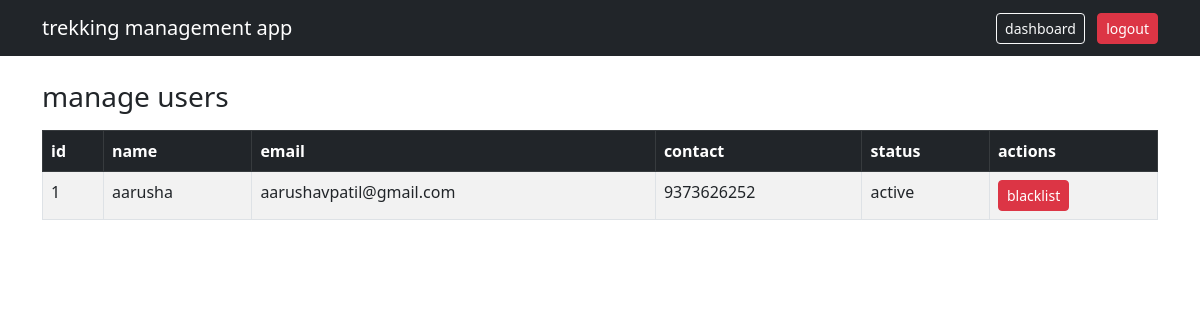
The app's page /admin/users (signed in) with its own data.
### database.py (models this page shows)
class User(db.Model):
    __tablename__ = 'user'
    id = db.Column(db.Integer, primary_key=True)
    name = db.Column(db.String(120), nullable=False)
    email = db.Column(db.String(120), unique=True, nullable=False)
    contact = db.Column(db.String(20), nullable=False)
    password_hash = db.Column(db.String(128), nullable=False)
    status = db.Column(db.String(20), default='active')
    bookings = db.relationship('Booking', backref='user', lazy=True)

### app.py (the view)
@app.route('/admin/users')
def admin_users():
    if session.get('role') != 'admin':
        return redirect(url_for('login'))
    users = User.query.all()
    return render_template('admin/users.html', users=users)

### templates/admin/users.html (shortened to what this page needs)
<!DOCTYPE html>
<html lang="en">
<head>
    <link href="https://cdn.jsdelivr.net/npm/bootstrap@5.3.0-alpha1/dist/css/bootstrap.min.css" rel="stylesheet">
</head>
<body>
<nav class="navbar navbar-dark bg-dark">
    <div class="container">
        <a class="navbar-brand">trekking management app</a>
        <div>
            <a href="/admin/dashboard" class="btn btn-outline-light btn-sm me-2">dashboard</a>
            <a href="/logout" class="btn btn-danger btn-sm">logout</a>
        </div>
    </div>
</nav>
<div class="container mt-4">
    <h3>manage users</h3>
    <table class="table table-bordered table-striped mt-3">
        <thead class="table-dark">
            <tr>
                <th>id</th>
                <th>name</th>
                <th>email</th>
                <th>contact</th>
                <th>status</th>
                <th>actions</th>
            </tr>
        </thead>
        <tbody>
            {% for user in users %}
            <tr>
                <td>{{ user.id }}</td>
                <td>{{ user.name }}</td>
                <td>{{ user.email }}</td>
                <td>{{ user.contact }}</td>
                <td>{{ user.status }}</td>
                <td>
                    {% if user.status == 'active' %}
                        <a href="/admin/users/blacklist/{{ user.id }}" class="btn btn-sm btn-danger">blacklist</a>
                    {% else %}
                        <a href="/admin/users/activate/{{ user.id }}" class="btn btn-sm btn-success">activate</a>
                    {% endif %}
                </td>
            </tr>
            {% else %}
            <tr>
                <td colspan="6" class="text-center">no users found</td>
            </tr>
            {% endfor %}
        </tbody>
    </table>
</div>
</body>
</html>

### records on screen
User: id "1", name "aarusha", email "aarushavpatil@gmail.com", contact "9373626252", status "active"
